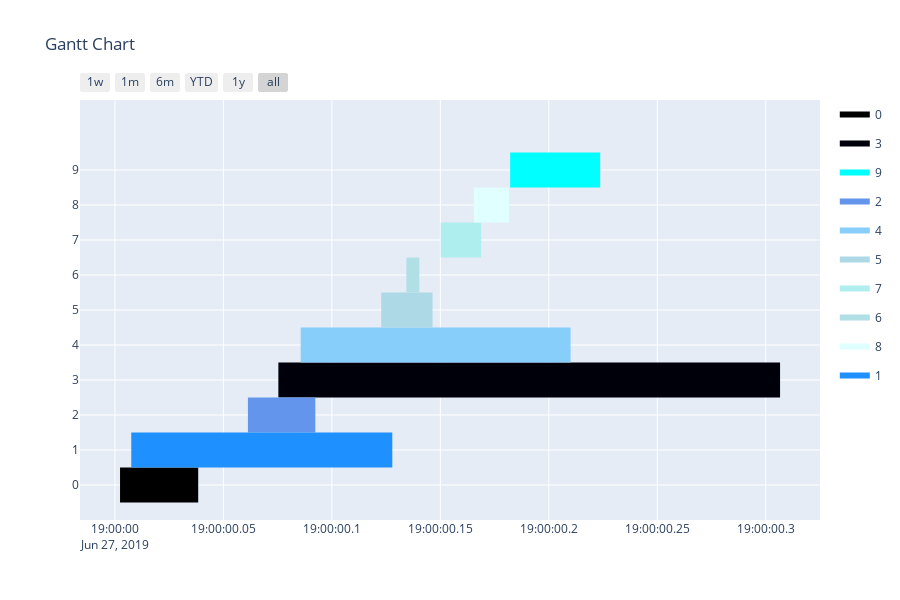

The code cell stored with this chart in its notebook:
### Code cell
mydf = pd.DataFrame(columns=('Task','Start','Finish'))
mydf['Start'] = task_arrival_time
mydf['Finish'] = [x+y for x, y in zip(task_arrival_time,task_receive_time_span)]
# mydf['Finish'] = [x+y for x, y in zip(task_arrival_time,task_process_time_span)]
mydf['Task'] = range(len(task_arrival_time))

datetime = pd.Timestamp('20190627 19:00:00')
for i in range(len(mydf)):#更改时间起点
    mydf['Start'].loc[i] = datetime + pd.Timedelta(seconds = mydf['Start'].loc[i])
    mydf['Finish'].loc[i] = datetime + pd.Timedelta(seconds = mydf['Finish'].loc[i])
mydf['Resource'] = np.random.randint(10,20,len(task_arrival_time))#是用来做什么的呢
    
mydf.head()
color = ['#000ff','#1e90ff','#6495ed','#00bff','#87cefa','#add8e6','#b0e0e6','#afeeee','#e0ffff','#00ffff']

fig = ff.create_gantt(mydf[0:10], colors=color,
                      show_colorbar=True, bar_width=0.5, showgrid_x=True, showgrid_y=True)
fig.show()

### Figure 1 — Plotly figure (JSON) as saved in the notebook; plotly's stock layout.template omitted (floating-point values rounded to 4 significant figures)
{"data": [{"fill": "toself", "fillcolor": "rgb(0, 0, 0)", "hoverinfo": "name", "legendgroup": "rgb(0, 0, 0)", "mode": "none", "name": "0", "type": "scatter", "x": ["2019-06-27T19:00:00.002356267", "2019-06-27T19:00:00.038387782", "2019-06-27T19:00:00.038387782", "2019-06-27T19:00:00.002356267"], "y": [-0.5, -0.5, 0.5, 0.5]}, {"fill": "toself", "fillcolor": "rgb(0, 0, 11)", "hoverinfo": "name", "legendgroup": "rgb(0, 0, 11)", "mode": "none", "name": "3", "type": "scatter", "x": ["2019-06-27T19:00:00.075336956", "2019-06-27T19:00:00.306590804", "2019-06-27T19:00:00.306590804", "2019-06-27T19:00:00.075336956"], "y": [2.5, 2.5, 3.5, 3.5]}, {"fill": "toself", "fillcolor": "rgb(0, 255, 255)", "hoverinfo": "name", "legendgroup": "rgb(0, 255, 255)", "mode": "none", "name": "9", "type": "scatter", "x": ["2019-06-27T19:00:00.182170614", "2019-06-27T19:00:00.223669539", "2019-06-27T19:00:00.223669539", "2019-06-27T19:00:00.182170614"], "y": [8.5, 8.5, 9.5, 9.5]}, {"fill": "toself", "fillcolor": "rgb(100, 149, 237)", "hoverinfo": "name", "legendgroup": "rgb(100, 149, 237)", "mode": "none", "name": "2", "type": "scatter", "x": ["2019-06-27T19:00:00.061309746", "2019-06-27T19:00:00.092372967", "2019-06-27T19:00:00.092372967", "2019-06-27T19:00:00.061309746"], "y": [1.5, 1.5, 2.5, 2.5]}, {"fill": "toself", "fillcolor": "rgb(135, 206, 250)", "hoverinfo": "name", "legendgroup": "rgb(135, 206, 250)", "mode": "none", "name": "4", "type": "scatter", "x": ["2019-06-27T19:00:00.085627913", "2019-06-27T19:00:00.210040470", "2019-06-27T19:00:00.210040470", "2019-06-27T19:00:00.085627913"], "y": [3.5, 3.5, 4.5, 4.5]}, {"fill": "toself", "fillcolor": "rgb(173, 216, 230)", "hoverinfo": "name", "legendgroup": "rgb(173, 216, 230)", "mode": "none", "name": "5", "type": "scatter", "x": ["2019-06-27T19:00:00.122759592", "2019-06-27T19:00:00.146392591", "2019-06-27T19:00:00.146392591", "2019-06-27T19:00:00.122759592"], "y": [4.5, 4.5, 5.5, 5.5]}, {"fill": "toself", "fillcolor": "rgb(175, 238, 238)", "hoverinfo": "name", "legendgroup": "rgb(175, 238, 238)", "mode": "none", "name": "7", "type": "scatter", "x": ["2019-06-27T19:00:00.150176295", "2019-06-27T19:00:00.168801363", "2019-06-27T19:00:00.168801363", "2019-06-27T19:00:00.150176295"], "y": [6.5, 6.5, 7.5, 7.5]}, {"fill": "toself", "fillcolor": "rgb(176, 224, 230)", "hoverinfo": "name", "legendgroup": "rgb(176, 224, 230)", "mode": "none", "name": "6", "type": "scatter", "x": ["2019-06-27T19:00:00.134330118", "2019-06-27T19:00:00.140299120", "2019-06-27T19:00:00.140299120", "2019-06-27T19:00:00.134330118"], "y": [5.5, 5.5, 6.5, 6.5]}, {"fill": "toself", "fillcolor": "rgb(224, 255, 255)", "hoverinfo": "name", "legendgroup": "rgb(224, 255, 255)", "mode": "none", "name": "8", "type": "scatter", "x": ["2019-06-27T19:00:00.165476328", "2019-06-27T19:00:00.181665967", "2019-06-27T19:00:00.181665967", "2019-06-27T19:00:00.165476328"], "y": [7.5, 7.5, 8.5, 8.5]}, {"fill": "toself", "fillcolor": "rgb(30, 144, 255)", "hoverinfo": "name", "legendgroup": "rgb(30, 144, 255)", "mode": "none", "name": "1", "type": "scatter", "x": ["2019-06-27T19:00:00.007526095", "2019-06-27T19:00:00.127849965", "2019-06-27T19:00:00.127849965", "2019-06-27T19:00:00.007526095"], "y": [0.5, 0.5, 1.5, 1.5]}, {"legendgroup": "rgb(0, 0, 0)", "marker": {"color": "rgb(0, 0, 0)", "opacity": 0, "size": 1}, "mode": "markers", "name": "", "showlegend": false, "text": [null, null], "type": "scatter", "x": ["2019-06-27T19:00:00.002356267", "2019-06-27T19:00:00.038387782"], "y": [0, 0]}, {"legendgroup": "rgb(0, 0, 11)", "marker": {"color": "rgb(0, 0, 11)", "opacity": 0, "size": 1}, "mode": "markers", "name": "", "showlegend": false, "text": [null, null], "type": "scatter", "x": ["2019-06-27T19:00:00.075336956", "2019-06-27T19:00:00.306590804"], "y": [3, 3]}, {"legendgroup": "rgb(0, 255, 255)", "marker": {"color": "rgb(0, 255, 255)", "opacity": 0, "size": 1}, "mode": "markers", "name": "", "showlegend": false, "text": [null, null], "type": "scatter", "x": ["2019-06-27T19:00:00.182170614", "2019-06-27T19:00:00.223669539"], "y": [9, 9]}, {"legendgroup": "rgb(100, 149, 237)", "marker": {"color": "rgb(100, 149, 237)", "opacity": 0, "size": 1}, "mode": "markers", "name": "", "showlegend": false, "text": [null, null], "type": "scatter", "x": ["2019-06-27T19:00:00.061309746", "2019-06-27T19:00:00.092372967"], "y": [2, 2]}, {"legendgroup": "rgb(135, 206, 250)", "marker": {"color": "rgb(135, 206, 250)", "opacity": 0, "size": 1}, "mode": "markers", "name": "", "showlegend": false, "text": [null, null], "type": "scatter", "x": ["2019-06-27T19:00:00.085627913", "2019-06-27T19:00:00.210040470"], "y": [4, 4]}, {"legendgroup": "rgb(173, 216, 230)", "marker": {"color": "rgb(173, 216, 230)", "opacity": 0, "size": 1}, "mode": "markers", "name": "", "showlegend": false, "text": [null, null], "type": "scatter", "x": ["2019-06-27T19:00:00.122759592", "2019-06-27T19:00:00.146392591"], "y": [5, 5]}, {"legendgroup": "rgb(175, 238, 238)", "marker": {"color": "rgb(175, 238, 238)", "opacity": 0, "size": 1}, "mode": "markers", "name": "", "showlegend": false, "text": [null, null], "type": "scatter", "x": ["2019-06-27T19:00:00.150176295", "2019-06-27T19:00:00.168801363"], "y": [7, 7]}, {"legendgroup": "rgb(176, 224, 230)", "marker": {"color": "rgb(176, 224, 230)", "opacity": 0, "size": 1}, "mode": "markers", "name": "", "showlegend": false, "text": [null, null], "type": "scatter", "x": ["2019-06-27T19:00:00.134330118", "2019-06-27T19:00:00.140299120"], "y": [6, 6]}, {"legendgroup": "rgb(224, 255, 255)", "marker": {"color": "rgb(224, 255, 255)", "opacity": 0, "size": 1}, "mode": "markers", "name": "", "showlegend": false, "text": [null, null], "type": "scatter", "x": ["2019-06-27T19:00:00.165476328", "2019-06-27T19:00:00.181665967"], "y": [8, 8]}, {"legendgroup": "rgb(30, 144, 255)", "marker": {"color": "rgb(30, 144, 255)", "opacity": 0, "size": 1}, "mode": "markers", "name": "", "showlegend": false, "text": [null, null], "type": "scatter", "x": ["2019-06-27T19:00:00.007526095", "2019-06-27T19:00:00.127849965"], "y": [1, 1]}], "layout": {"height": 600, "hovermode": "closest", "showlegend": true, "title": {"text": "Gantt Chart"}, "xaxis": {"rangeselector": {"buttons": [{"count": 7, "label": "1w", "step": "day", "stepmode": "backward"}, {"count": 1, "label": "1m", "step": "month", "stepmode": "backward"}, {"count": 6, "label": "6m", "step": "month", "stepmode": "backward"}, {"count": 1, "label": "YTD", "step": "year", "stepmode": "todate"}, {"count": 1, "label": "1y", "step": "year", "stepmode": "backward"}, {"step": "all"}]}, "showgrid": true, "type": "date", "zeroline": false}, "yaxis": {"autorange": false, "range": [-1, 11], "showgrid": true, "ticktext": [0, 1, 2, 3, 4, 5, 6, 7, 8, 9], "tickvals": [0, 1, 2, 3, 4, 5, 6, 7, 8, 9], "zeroline": false}}}
